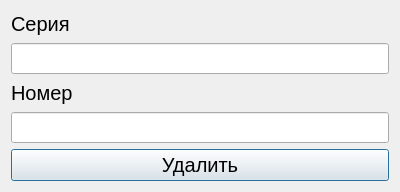
<?xml version="1.0" encoding="UTF-8"?>
<ui version="4.0">
 <class>Dialog</class>
 <widget class="QDialog" name="Dialog">
  <property name="geometry">
   <rect>
    <x>0</x>
    <y>0</y>
    <width>400</width>
    <height>192</height>
   </rect>
  </property>
  <property name="windowTitle">
   <string>Удалить</string>
  </property>
  <layout class="QVBoxLayout" name="verticalLayout">
   <item>
    <widget class="QLabel" name="label_series">
     <property name="font">
      <font>
       <pointsize>15</pointsize>
      </font>
     </property>
     <property name="text">
      <string>Серия</string>
     </property>
    </widget>
   </item>
   <item>
    <widget class="QLineEdit" name="series">
     <property name="font">
      <font>
       <pointsize>14</pointsize>
      </font>
     </property>
    </widget>
   </item>
   <item>
    <widget class="QLabel" name="label_number">
     <property name="font">
      <font>
       <pointsize>15</pointsize>
      </font>
     </property>
     <property name="text">
      <string>Номер</string>
     </property>
    </widget>
   </item>
   <item>
    <widget class="QLineEdit" name="number">
     <property name="font">
      <font>
       <pointsize>14</pointsize>
      </font>
     </property>
    </widget>
   </item>
   <item>
    <widget class="QPushButton" name="button_delete">
     <property name="font">
      <font>
       <pointsize>15</pointsize>
      </font>
     </property>
     <property name="text">
      <string>Удалить</string>
     </property>
    </widget>
   </item>
  </layout>
 </widget>
 <resources/>
 <connections/>
</ui>
